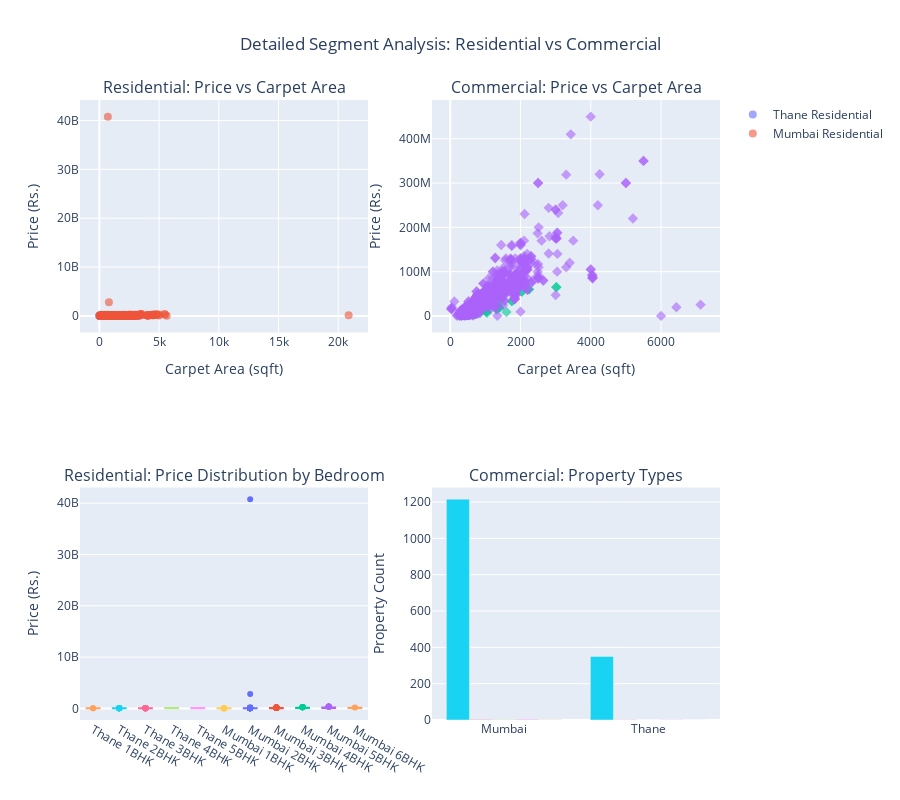

The notebook cell this image was saved under:
### Code cell
# create subplot figure
fig = make_subplots(
    rows=2, cols=2,
    subplot_titles=(
        'Residential: Price vs Carpet Area',
        'Commercial: Price vs Carpet Area',
        'Residential: Price Distribution by Bedroom',
        'Commercial: Property Types'
    ),
    specs=[[{"type": "scatter"}, {"type": "scatter"}],
            [{"type": "box"}, {"type": "bar"}]]
)

# 1. residential: Price vs Carpet Area
residential_data = df_filtered[(df_filtered['Property_Segment'] == 'Residential') & (df_filtered['Carpet Area'] > 0)]

for city in residential_data['City'].unique():
    city_res_data = residential_data[residential_data['City'] == city]
    fig.add_trace(
        go.Scatter(
            x=city_res_data['Carpet Area'],
            y=city_res_data['Price'],
            mode='markers',
            name=f'{city} Residential',
            marker=dict(
                size=8,
                opacity=0.6
            ),
            hovertemplate=f'<b>{city}</b><br>Area: %{{x}} sqft<br>Price: Rs.%{{round(y)}}<extra></extra>'
        ),
        row=1, col=1
    )

# 2. commercial: Price vs Carpet Area
commercial_data = df_filtered[(df_filtered['Property_Segment'] == 'Commercial') & (df_filtered['Carpet Area'] > 0)]

if len(commercial_data) > 0:
    for city in commercial_data['City'].unique():
        city_com_data = commercial_data[commercial_data['City'] == city]
        if len(city_com_data) > 0:
            fig.add_trace(
                go.Scatter(
                    x=city_com_data['Carpet Area'],
                    y=city_com_data['Price'],
                    mode='markers',
                    name=f'{city} Commercial',
                    marker=dict(
                        size=8,
                        opacity=0.6,
                        symbol='diamond'
                    ),
                    showlegend=False,
                    hovertemplate=f'<b>{city}</b><br>Area: %{{x}} sqft<br>Price: Rs.%{{round(y)}}<extra></extra>'
                ),
                row=1, col=2
            )

# 3. residential: Price distribution by bedroom
residential_bedroom = residential_data.groupby(['City', 'bedroom'])['Price'].apply(list).reset_index()

for city in residential_data['City'].unique():
    city_bedroom_data = residential_bedroom[residential_bedroom['City'] == city]
    for _, row in city_bedroom_data.iterrows():
        if len(row['Price']) > 0:
            fig.add_trace(
                go.Box(
                    y=row['Price'],
                    name=f"{city} {row['bedroom']}BHK",
                    boxpoints='outliers',
                    showlegend=False,
                ),
                row=2, col=1
            )

# 4. commercial: Property types
if len(commercial_data) > 0:
    commercial_types = commercial_data.groupby(['City', 'Type of Property']).size().unstack(fill_value=0)
    
    for prop_type in commercial_types.columns:
        fig.add_trace(
            go.Bar(
                name=prop_type,
                x=commercial_types.index,
                y=commercial_types[prop_type],
                showlegend=False
            ),
            row=2, col=2
        )

# update layout
fig.update_layout(
    title_text="Detailed Segment Analysis: Residential vs Commercial",
    height=800,
    showlegend=True,
    title_x=0.5
)

# update axes labels
fig.update_xaxes(title_text="Carpet Area (sqft)", row=1, col=1)
fig.update_xaxes(title_text="Carpet Area (sqft)", row=1, col=2)
fig.update_yaxes(title_text="Price (Rs.)", row=1, col=1)
fig.update_yaxes(title_text="Price (Rs.)", row=1, col=2)
fig.update_yaxes(title_text="Price (Rs.)", row=2, col=1)
fig.update_yaxes(title_text="Property Count", row=2, col=2)

### Figure 1 — Plotly figure (JSON) as saved in the notebook; plotly's stock layout.template omitted (floating-point values rounded to 4 significant figures; data arrays with more than 128 entries replaced by an {"elided": "..."} marker saying what was removed)
{"data": [{"hovertemplate": "<b>Thane</b><br>Area: %{x} sqft<br>Price: Rs.%{y:,.0f}<extra></extra>", "marker": {"opacity": 0.6, "size": 8}, "mode": "markers", "name": "Thane Residential", "type": "scatter", "x": {"elided": "2644 float values"}, "xaxis": "x", "y": {"elided": "2644 float values"}, "yaxis": "y"}, {"hovertemplate": "<b>Mumbai</b><br>Area: %{x} sqft<br>Price: Rs.%{y:,.0f}<extra></extra>", "marker": {"opacity": 0.6, "size": 8}, "mode": "markers", "name": "Mumbai Residential", "type": "scatter", "x": {"elided": "5896 float values"}, "xaxis": "x", "y": {"elided": "5896 float values"}, "yaxis": "y"}, {"hovertemplate": "<b>Thane</b><br>Area: %{x} sqft<br>Price: Rs.%{y:,.0f}<extra></extra>", "marker": {"opacity": 0.6, "size": 8, "symbol": "diamond"}, "mode": "markers", "name": "Thane Commercial", "showlegend": false, "type": "scatter", "x": {"elided": "353 float values"}, "xaxis": "x2", "y": {"elided": "353 float values"}, "yaxis": "y2"}, {"hovertemplate": "<b>Mumbai</b><br>Area: %{x} sqft<br>Price: Rs.%{y:,.0f}<extra></extra>", "marker": {"opacity": 0.6, "size": 8, "symbol": "diamond"}, "mode": "markers", "name": "Mumbai Commercial", "showlegend": false, "type": "scatter", "x": {"elided": "1227 float values"}, "xaxis": "x2", "y": {"elided": "1227 float values"}, "yaxis": "y2"}, {"boxpoints": "outliers", "name": "Thane 1BHK", "showlegend": false, "type": "box", "xaxis": "x3", "y": {"elided": "1005 int values"}, "yaxis": "y3"}, {"boxpoints": "outliers", "name": "Thane 2BHK", "showlegend": false, "type": "box", "xaxis": "x3", "y": {"elided": "1088 int values"}, "yaxis": "y3"}, {"boxpoints": "outliers", "name": "Thane 3BHK", "showlegend": false, "type": "box", "xaxis": "x3", "y": {"elided": "472 int values"}, "yaxis": "y3"}, {"boxpoints": "outliers", "name": "Thane 4BHK", "showlegend": false, "type": "box", "xaxis": "x3", "y": [45000000, 45000000, 57000000, 32500000, 28000000, 17000000, 35000000, 12000000, 22000000, 24000000, 19500000, 49000000, 16000000, 62500000, 35000000, 38000000, 32000000, 35000000, 26000000, 33000000, 42500000, 42500000, 40000000, 46000000, 25000000, 62500000, 65100000, 39000000, 32000000, 32500000, 34000000, 49500000, 65000000, 62500000, 55000000, 53700000, 45000000, 57000000, 32500000, 28000000, 17000000, 35000000, 12000000, 22000000, 24000000, 19500000, 49000000, 16000000, 62500000, 35000000, 38000000, 32000000, 35000000, 26000000, 33000000, 42500000, 42500000, 40000000, 46000000, 25000000, 62500000, 65100000, 39000000, 32000000, 32500000, 34000000, 49500000, 65000000, 62500000, 55000000, 53700000, 45000000], "yaxis": "y3"}, {"boxpoints": "outliers", "name": "Thane 5BHK", "showlegend": false, "type": "box", "xaxis": "x3", "y": [25200000, 30000000, 27300000, 62100000, 30000000, 27300000, 62100000], "yaxis": "y3"}, {"boxpoints": "outliers", "name": "Mumbai 1BHK", "showlegend": false, "type": "box", "xaxis": "x3", "y": {"elided": "1801 int values"}, "yaxis": "y3"}, {"boxpoints": "outliers", "name": "Mumbai 2BHK", "showlegend": false, "type": "box", "xaxis": "x3", "y": {"elided": "2304 int values"}, "yaxis": "y3"}, {"boxpoints": "outliers", "name": "Mumbai 3BHK", "showlegend": false, "type": "box", "xaxis": "x3", "y": {"elided": "1272 int values"}, "yaxis": "y3"}, {"boxpoints": "outliers", "name": "Mumbai 4BHK", "showlegend": false, "type": "box", "xaxis": "x3", "y": {"elided": "419 int values"}, "yaxis": "y3"}, {"boxpoints": "outliers", "name": "Mumbai 5BHK", "showlegend": false, "type": "box", "xaxis": "x3", "y": [50000000, 98000000, 180000000, 60000000, 93900000, 105300000, 131000000, 82500000, 135000000, 90000000, 85000000, 85000000, 80000000, 150000000, 90000000, 94000000, 180000000, 110000000, 75000000, 340000000, 232700000, 340000000, 232700000, 210000000, 62500000, 380000000, 90000000, 307500000, 175000000, 180000000, 100000000, 350000000, 90000000, 65000000, 90000000, 122500000, 62000000, 97500000, 103400000, 62000000, 97500000, 103400000, 180000000, 180000000, 300000000, 360000000, 320000000, 350000000, 198900000, 125000000, 44000000, 57500000, 45400000, 190000000, 100000000, 100000000, 129000000, 82500000, 180000000, 220000000, 130000000, 85000000, 46500000, 135000000, 187500000, 117800000, 80000000, 93900000, 93900000, 90000000, 60000000, 81500000, 44000000, 105300000], "yaxis": "y3"}, {"boxpoints": "outliers", "name": "Mumbai 6BHK", "showlegend": false, "type": "box", "xaxis": "x3", "y": [97500000, 92500000, 50000000, 180000000, 120000000, 129800000, 110000000, 120000000, 120000000, 120000000, 110000000, 189000000, 115000000, 40000000, 75000000, 57500000, 40000000, 75000000, 57500000, 180000000, 180000000, 79000000, 85000000, 97500000, 95000000, 92500000], "yaxis": "y3"}, {"name": "Apartment", "showlegend": false, "type": "bar", "x": ["Mumbai", "Thane"], "xaxis": "x4", "y": [1216, 350], "yaxis": "y4"}, {"name": "Builder Floor Apartment", "showlegend": false, "type": "bar", "x": ["Mumbai", "Thane"], "xaxis": "x4", "y": [3, 2], "yaxis": "y4"}, {"name": "Penthouse", "showlegend": false, "type": "bar", "x": ["Mumbai", "Thane"], "xaxis": "x4", "y": [3, 0], "yaxis": "y4"}, {"name": "Residential House", "showlegend": false, "type": "bar", "x": ["Mumbai", "Thane"], "xaxis": "x4", "y": [4, 1], "yaxis": "y4"}, {"name": "Villa", "showlegend": false, "type": "bar", "x": ["Mumbai", "Thane"], "xaxis": "x4", "y": [1, 0], "yaxis": "y4"}], "layout": {"annotations": [{"font": {"size": 16}, "showarrow": false, "text": "Residential: Price vs Carpet Area", "x": 0.225, "xanchor": "center", "xref": "paper", "y": 1, "yanchor": "bottom", "yref": "paper"}, {"font": {"size": 16}, "showarrow": false, "text": "Commercial: Price vs Carpet Area", "x": 0.775, "xanchor": "center", "xref": "paper", "y": 1, "yanchor": "bottom", "yref": "paper"}, {"font": {"size": 16}, "showarrow": false, "text": "Residential: Price Distribution by Bedroom", "x": 0.225, "xanchor": "center", "xref": "paper", "y": 0.375, "yanchor": "bottom", "yref": "paper"}, {"font": {"size": 16}, "showarrow": false, "text": "Commercial: Property Types", "x": 0.775, "xanchor": "center", "xref": "paper", "y": 0.375, "yanchor": "bottom", "yref": "paper"}], "height": 800, "showlegend": true, "title": {"text": "Detailed Segment Analysis: Residential vs Commercial", "x": 0.5}, "xaxis": {"anchor": "y", "domain": [0, 0.45], "title": {"text": "Carpet Area (sqft)"}}, "xaxis2": {"anchor": "y2", "domain": [0.55, 1], "title": {"text": "Carpet Area (sqft)"}}, "xaxis3": {"anchor": "y3", "domain": [0, 0.45]}, "xaxis4": {"anchor": "y4", "domain": [0.55, 1]}, "yaxis": {"anchor": "x", "domain": [0.625, 1], "title": {"text": "Price (Rs.)"}}, "yaxis2": {"anchor": "x2", "domain": [0.625, 1], "title": {"text": "Price (Rs.)"}}, "yaxis3": {"anchor": "x3", "domain": [0, 0.375], "title": {"text": "Price (Rs.)"}}, "yaxis4": {"anchor": "x4", "domain": [0, 0.375], "title": {"text": "Property Count"}}}}
